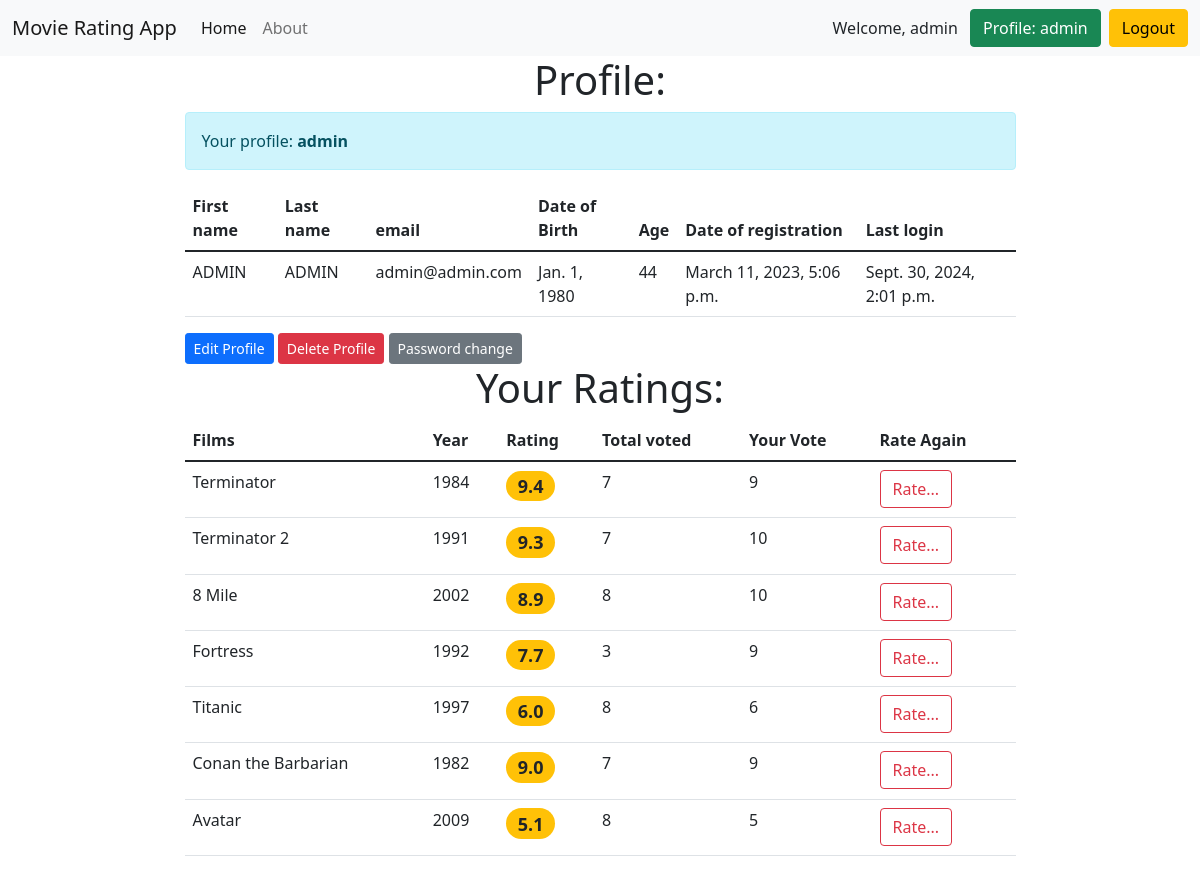
The app's page /users/profile/ (signed in), older data.
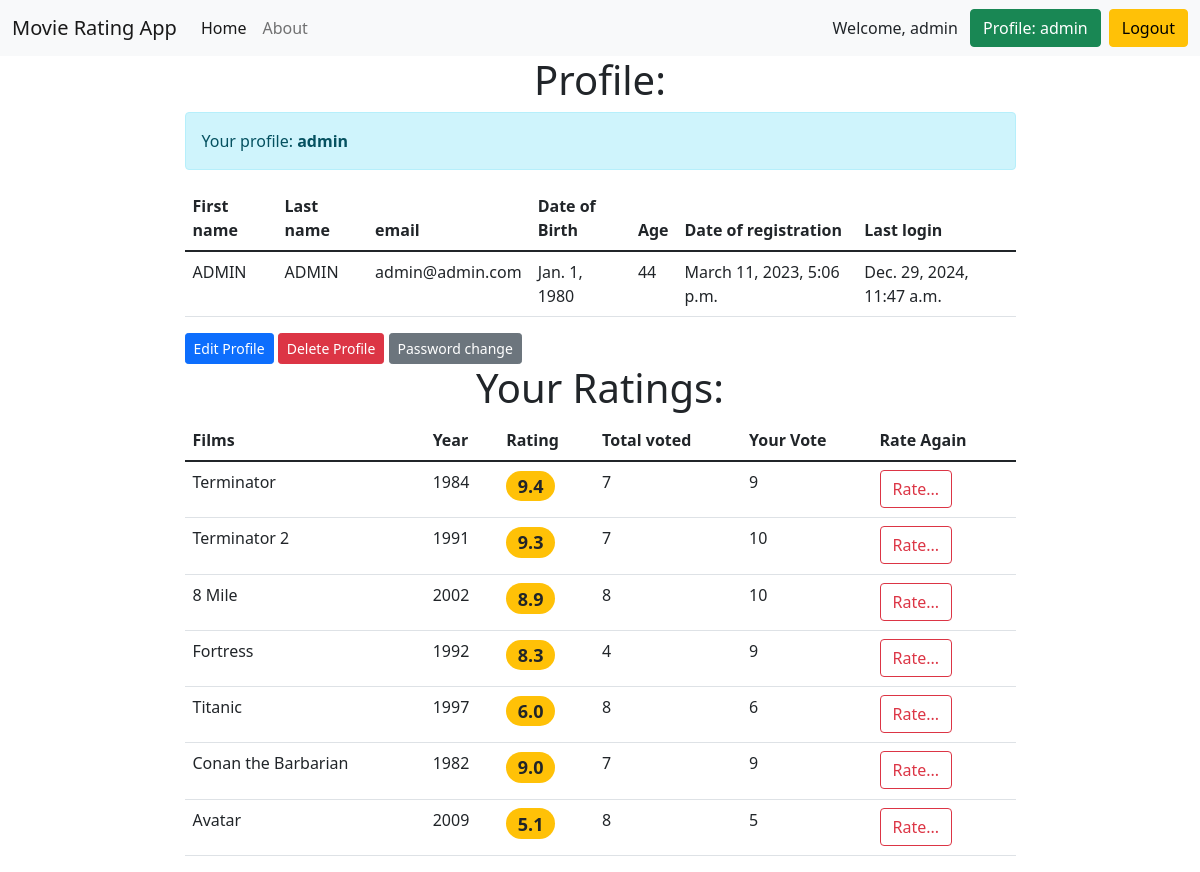
The same page, newer data.
### accounts/models.py (models this page shows)
class User(AbstractUser):
    email = models.EmailField(unique=True, verbose_name='email')
    date_of_birth = models.DateField(blank=True, null=True, verbose_name='date of birth')
    def age(self):
        if self.date_of_birth:
            return int((datetime.date.today() - self.date_of_birth).days / 365.25)
        else:
            return None

### movie_rating/models.py (models this page shows, shortened)
class Movie(models.Model):
    title = models.CharField(max_length=55, unique=True)
    slug = models.SlugField(unique=True)
    description = models.TextField()
    year = models.PositiveSmallIntegerField()
    country = models.CharField(max_length=20)
    is_active = models.BooleanField(default=True)
    def get_absolute_url(self):
        return reverse('detail', kwargs={'slug': self.slug})
    class Meta:
        ordering = ['title']

### accounts/views.py (the view)
# urls.py: path('profile/', profile, name='profile'),
@login_required
def profile(request):
    user_ratings = Rating.objects.filter(user=request.user)
    ratings_data = []
    for rating in user_ratings:
        movie = rating.movie
        average_rating = Rating.objects.filter(movie=movie, is_active=True).aggregate(Avg('rating'))['rating__avg']
        total_votes = Rating.objects.filter(movie=movie, is_active=True).aggregate(Count('rating'))['rating__count']
        ratings_data.append({
            'movie': movie,
            'rating': rating.rating,
            'average_rating': average_rating or 0,
            'total_votes': total_votes or 0,
        })
    return render(request, 'accounts/profile.html', {'ratings_data': ratings_data})

### accounts/templates/accounts/profile.html (shortened to what this page needs)
{% extends 'base.html' %}
{% block content %}
<h1 class="text-center">Profile:</h1>
<div class="alert alert-info" role="alert">Your profile: <b>{{ user.username }}</b></div>
<table class="table">
    <thead>
    <tr>
        <th scope="col">First name</th>
        <th scope="col">Last name</th>
        <th scope="col">email</th>
        <th scope="col">Date of Birth</th>
        <th scope="col">Age</th>
        <th scope="col">Date of registration</th>
        <th scope="col">Last login</th>
    </tr>
    </thead>
    <tbody>
    <tr>
        <td>{{ user.first_name }}</td>
        <td>{{ user.last_name }}</td>
        <td>{{ user.email }}</td>
        <td>{{ user.date_of_birth }}</td>
        <td>{{ user.age }}</td>
        <td>{{ user.date_joined }}</td>
        <td>{{ user.last_login }}</td>
    </tr>
    </tbody>
</table>
<a href="{% url 'accounts:edit_user' pk=user.id %}" class="btn btn-primary btn-sm">Edit Profile</a>
<a href="{% url 'accounts:delete_user' pk=user.id %}" class="btn btn-danger btn-sm">Delete Profile</a>
<a href="{% url 'accounts:password_change' %}" class="btn btn-secondary btn-sm">Password change</a>
<br>
<h1 class="text-center">Your Ratings:</h1>
{% if ratings_data %}
<table class="table table-hover">
    <thead>
    <tr>
        <th scope="col">Films</th>
        <th scope="col">Year</th>
        <th scope="col">Rating</th>
        <th scope="col">Total voted</th>
        <th scope="col">Your Vote</th>
        <th scope="col">Rate Again</th>
    </tr>
    </thead>
    <tbody>
    {% for rating_data in ratings_data %}
    <tr>
        <td>{{ rating_data.movie.title }}</td>
        <td>{{ rating_data.movie.year }}</td>
        <td>
            <h4><span class="badge rounded-pill bg-warning text-dark">
                {{ rating_data.average_rating|floatformat:1 }}
              </span></h4>
        </td>
        <td>{{ rating_data.total_votes }}</td>
        <td>{{ rating_data.rating }}</td>
        <td><a href="{{ rating_data.movie.get_absolute_url }}" class="btn btn-outline-danger">Rate...</a></td>
    </tr>
    {% endfor %}
    </tbody>
</table>
{% else %}
<p>You haven't rated any movies yet.</p>
{% endif %}
{% endblock %}

### templates/base.html (shortened to what this page needs)
<!DOCTYPE html>
<html lang="en">
<head>
    <link href="https://cdn.jsdelivr.net/npm/bootstrap@5.1.3/dist/css/bootstrap.min.css" rel="stylesheet"
>
</head>
<body>
<nav class="navbar navbar-expand-lg navbar-light bg-light">
    <div class="container-fluid">
        <a class="navbar-brand" href="{% url 'home' %}">Movie Rating App</a>
        <div class="collapse navbar-collapse" id="navbarNavAltMarkup">
            <div class="navbar-nav">
                <a class="nav-link active" aria-current="page" href="{% url 'home' %}">Home</a>
                <a class="nav-link" href="{% url 'about' %}">About</a>
            </div>
        </div>
        {% if request.user.is_authenticated %}
        Welcome, {{ user.username }}
        &ensp;<a class="btn btn-success" href="{% url 'accounts:profile' %}" type="submit">Profile: {{ user.username }}</a>
        &ensp;<a class="btn btn-warning" href="{% url 'accounts:logout' %}" type="submit">Logout</a>
        {% else %}
        <a class="btn btn-warning" href="{% url 'accounts:login' %}" type="submit">Login</a>&ensp;
        <a class="btn btn-danger" href="{% url 'accounts:register' %}" type="submit">Sign Up</a>
        {% endif %}
    </div>
</nav>
<div class="container">
    <div class="row">
        <div class="col-md-9 m-auto">
            {% block content %}
            {% endblock %}
        </div>
    </div>
</div>
</body>
</html>

Row changes from the older to the newer data that the page shows:
changed User "admin": last_login "Sept. 30, 2024, 2:01 p.m." → "Dec. 29, 2024, 11:47 a.m."
computed for Movie "Fortress": average_rating "7.7" → "8.3"; total_votes "3" → "4"
